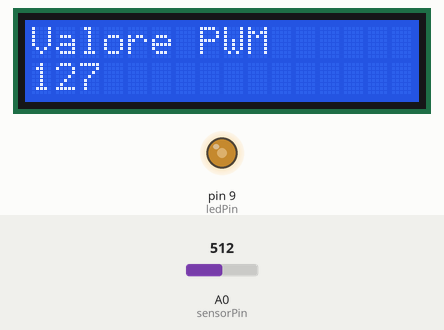
This sketch was run on a simulated Arduino Uno, built with avr-gcc and run on an emulated ATmega328P. Shown: 16×2 character LCD, output pins drawn as LEDs (lit = HIGH). Inputs (shaded band) come from the test bench; at power-on: A0 (sensorPin) = 512.

Above: at 1.2 s.
1.3 s: A0 (sensorPin) set to 716
At 2.1 s:
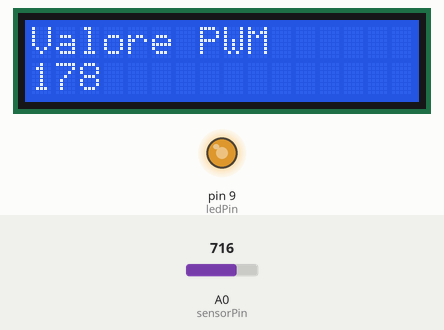
2.8 s: A0 (sensorPin) set to 900
At 3.3 s:
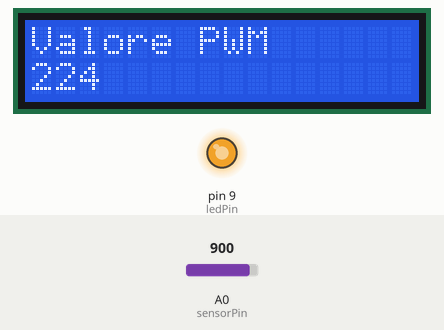
4.3 s: A0 (sensorPin) set to 122
At 5.5 s:
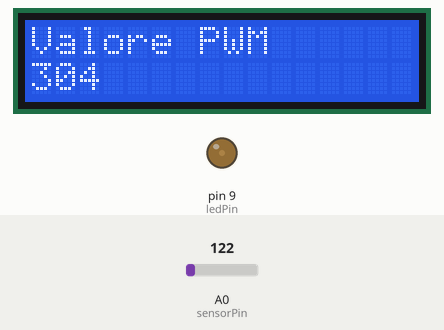
5.8 s: A0 (sensorPin) set to 0
At 6.7 s:
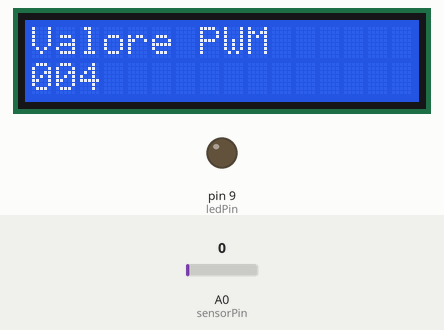
7.3 s: A0 (sensorPin) set to 511
At 7.9 s:
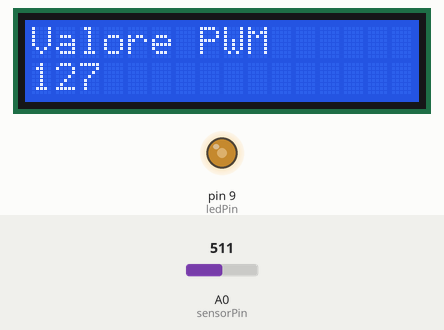
Timing chart, 0 to 9.8 s (numbered marks = the images above; inputs shaded):
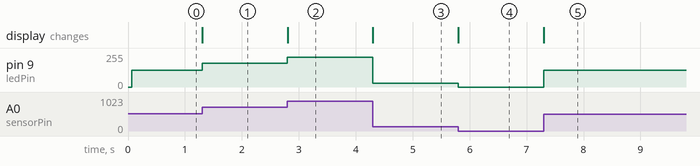

Measured:
- after the input at 1.3 s, pin 9 (ledPin): 127/255 → 178/255 at once; the display: changes at once (image 1)
- after the input at 2.8 s, pin 9 (ledPin): 178/255 → 224/255 at once; the display: changes at once (image 2)
- after the input at 4.3 s, pin 9 (ledPin): 224/255 → 30/255 at once; the display: changes at once (image 3)
- after the input at 5.8 s, pin 9 (ledPin): 30/255 → 0/255 at once; the display: changes at once (image 4)
- after the input at 7.3 s, pin 9 (ledPin): 0/255 → 127/255 at once; the display: changes at once (image 5)

The sketch:

Controllo_LED_con_interfaccia_LCD.ino
```cpp
/*
Sketch per il controllo della luminosità di un LED
con visualizzazione sul display dei valori PWM.
Pier Calderan - Luglio 2013
*/

#include <LiquidCrystal.h> // importa la libreria LiquidCrystal
LiquidCrystal lcd(12, 11, 5, 4, 3, 2); // crea l'oggetto lcd

int sensorPin = A0;  // variabile assegnata all'ingresso analogico A0
int ledPin = 9;      // variabile assegnata alla porta digitale 9 (PWM)

int sensorValue = 0; // variabile assegnata al valore del sensore
int mapOutput = 0;   // variabile per la mappatura dell'ingresso analogico

void setup()
{
lcd.begin(16, 2); // inizializza il display per 2 linee e 16 caratteri
lcd.print("Valore PWM"); // stampa la scritta Valore PWM sulla prima riga

pinMode(ledPin, OUTPUT); // modalità OUTPUT (uscita) della porta digitale
}

void loop() {
sensorValue = analogRead(sensorPin);   // lettura del valore del sensore A0

mapOutput = map(sensorValue,0,1023,0,255); // mappatura dei valori 0-1023 a 0-255
analogWrite(ledPin, mapOutput); // scrittura dei valori da 0 a 255 sulla porta PWM

lcd.setCursor(0, 1); // imposta il cursore sulla seconda riga
lcd.print(mapOutput); // scrive il dato PWM
}
```
